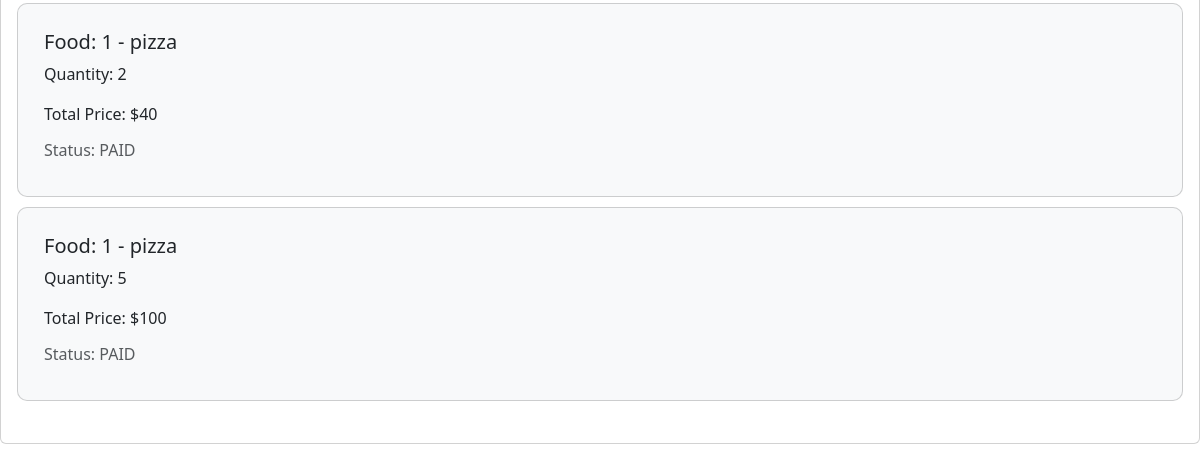
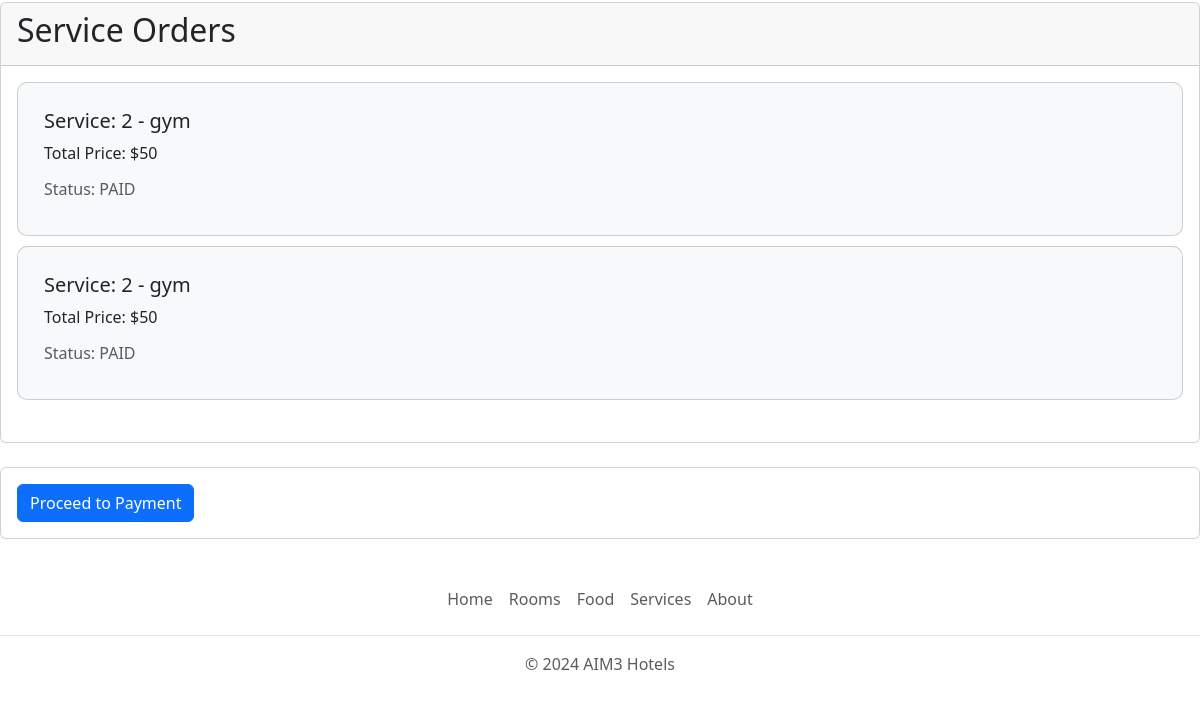
The app's page /dashboard/ (signed in, lower part), older data (2 pictures, top to bottom).
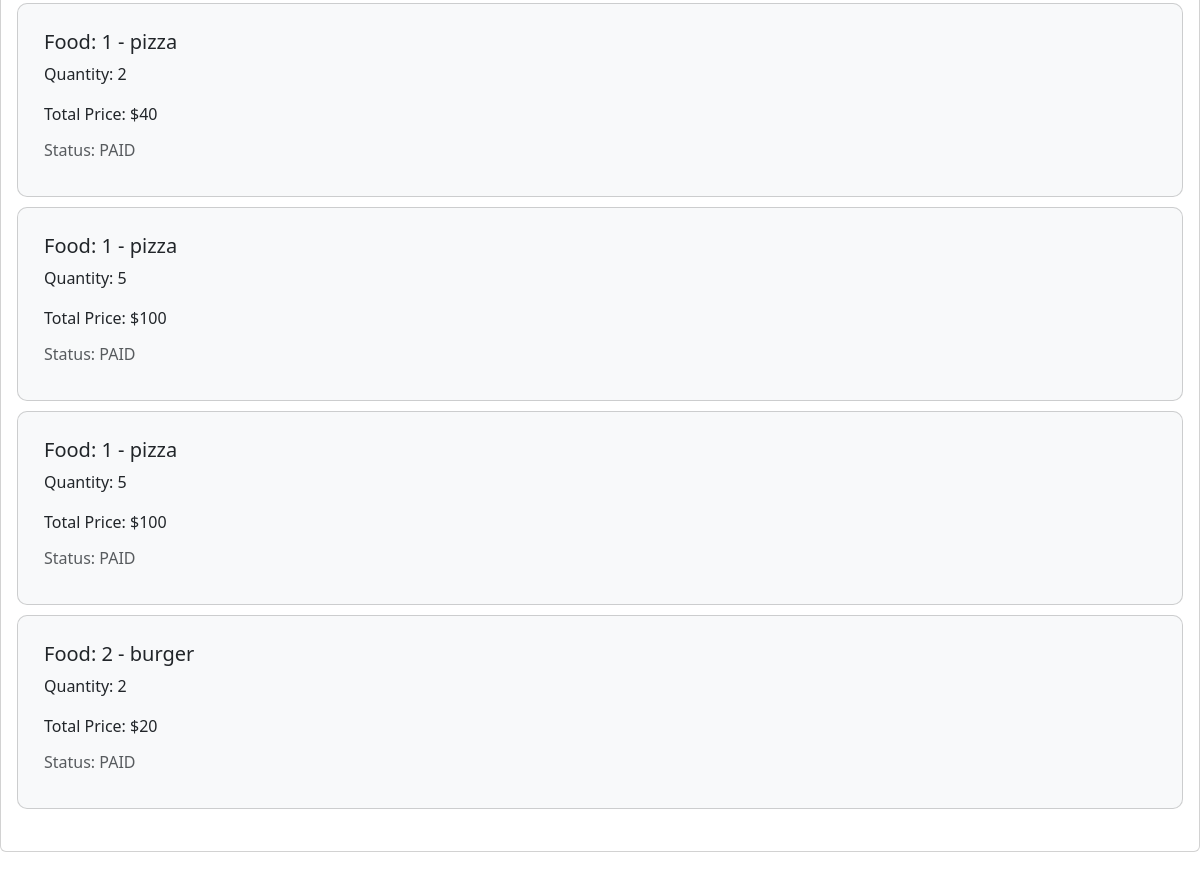
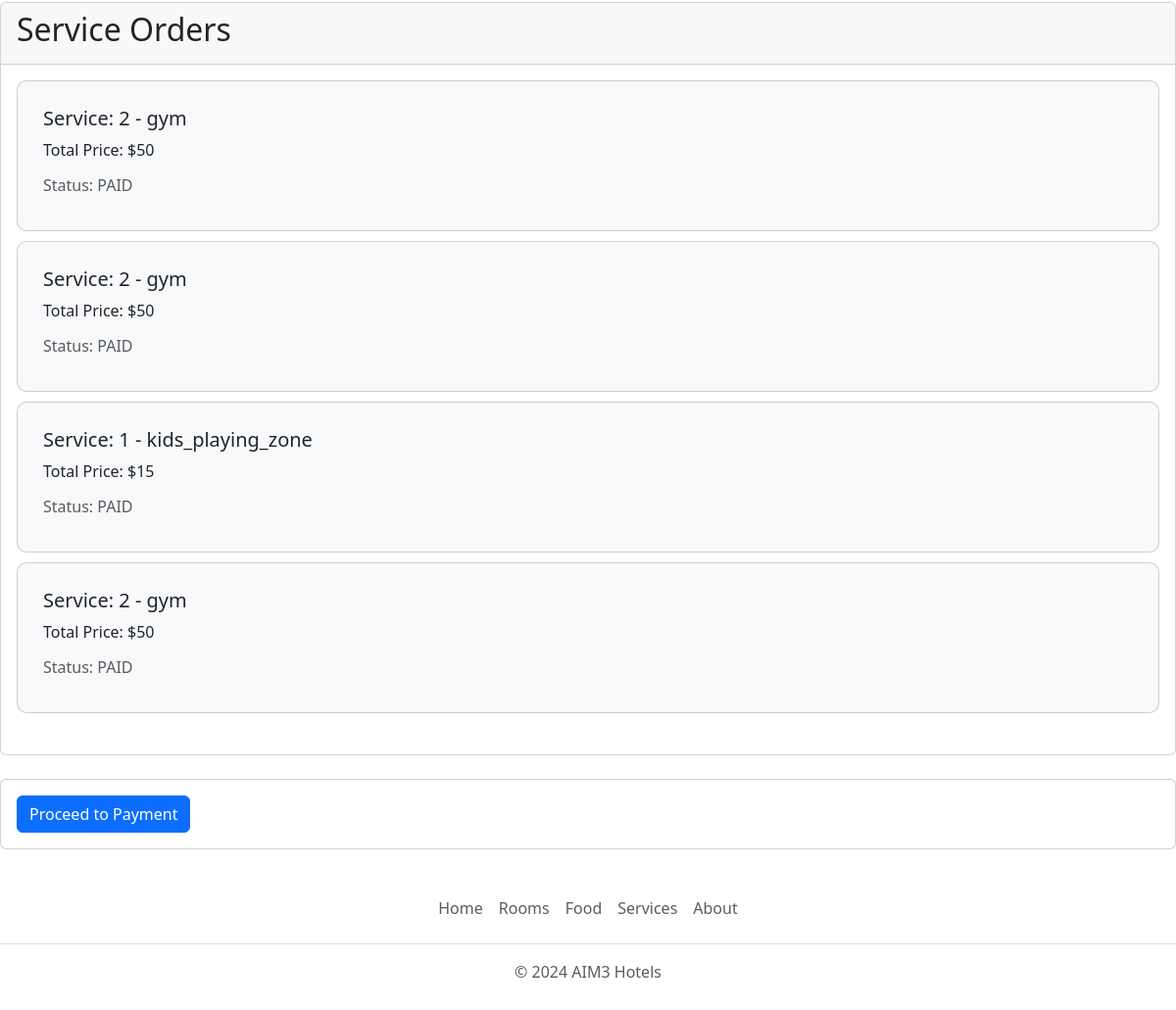
The same page, newer data (2 pictures, top to bottom).
### website/models.py (models this page shows, shortened)
class FoodOrder(models.Model):
    PAID = 'paid'
    UNPAID = 'unpaid'
    PAYMENT_STATUS_CHOICES = [
        (PAID, 'Paid'),
        (UNPAID, 'Unpaid'),
    ]
    payment_status = models.CharField(max_length=10, choices=PAYMENT_STATUS_CHOICES, default=UNPAID)
    food = models.ForeignKey(Food, on_delete=models.CASCADE)
    ordered_by = models.ForeignKey(get_user_model(), on_delete=models.CASCADE)
    quantity = models.IntegerField()
    order_date = models.DateField(default=timezone.now)
    total_price = models.IntegerField()

class Food(models.Model):
    PIZZA = 'pizza'
    BURGER = 'burger'
    PASTA = 'pasta'
    FOOD_TYPES = [
        (PIZZA, 'Pizza'),
        (BURGER, 'Burger'),
        (PASTA, 'Pasta'),
    ]
    food_item_number = models.CharField(max_length=50, unique=True)
    description = models.TextField()
    price = models.DecimalField(max_digits=10, decimal_places=2)
    food_type = models.CharField(max_length=10, choices=FOOD_TYPES)
    def __str__(self):
        return f"{self.food_item_number} - {self.food_type}"

class ServiceOrder(models.Model):
    PAID = 'paid'
    UNPAID = 'unpaid'
    PAYMENT_STATUS_CHOICES = [
        (PAID, 'Paid'),
        (UNPAID, 'Unpaid'),
    ]
    payment_status = models.CharField(max_length=10, choices=PAYMENT_STATUS_CHOICES, default=UNPAID)
    service = models.ForeignKey(Service, on_delete=models.CASCADE)
    ordered_by = models.ForeignKey(get_user_model(), on_delete=models.CASCADE)
    quantity = models.IntegerField()
    order_date = models.DateField(auto_now_add=True)
    total_price = models.IntegerField(null=True)

class Service(models.Model):
    KIDS_PLAYING_ZONE = 'kids_playing_zone'
    GYM = 'gym'
    SWIMMING_POOL = 'swimming_pool'
    GAMING_ZONE = 'gaming_zone'
    BICYCLE_RIDES = 'bicycle_rides'
    TOURIST_BUS = 'tourist_bus'
    SERVICE_TYPES = [
        (KIDS_PLAYING_ZONE, 'Kids Playing Zone'),
        (GYM, 'Gym'),
        (SWIMMING_POOL, 'Swimming Pool'),
        (GAMING_ZONE, 'Gaming Zone'),
        (BICYCLE_RIDES, 'Bicycle Rides'),
        (TOURIST_BUS, 'Tourist Bus'),
    ]
    service_id = models.CharField(max_length=10, unique=True)
    description = models.TextField()
    price = models.DecimalField(max_digits=10, decimal_places=2)
    service_type = models.CharField(max_length=20, choices=SERVICE_TYPES)
    def __str__(self):
        return f"{self.service_id} - {self.service_type}"

### website/views.py (the view)
# urls.py: path('dashboard/', views.dashboard, name='dashboard'),
@login_required
def dashboard(request):
    is_employee = False
    if request.user.is_authenticated:
        try:
            employee = Employee.objects.get(person=request.user)
            is_employee = True
        except Employee.DoesNotExist:
            pass
    if is_employee:
        room_bookings = RoomBooking.objects.all() # SELECT * FROM website_roombooking;
        food_orders = FoodOrder.objects.all() # SELECT * FROM website_foodorder;
        service_orders = ServiceOrder.objects.all() # SELECT * FROM website_serviceorder;
        inventory_items = InventoryItem.objects.all() # SELECT * FROM website_inventoryitems;
        context = {
            'room_bookings': room_bookings,
            'food_orders': food_orders,
            'service_orders': service_orders,
            'inventory_items': inventory_items
        }
        return render(request, 'website/dashboard_employee.html', context)
    else:
        room_bookings = RoomBooking.objects.filter(booked_by=request.user) # SELECT * FROM website_roombooking WHERE booked_by_id = [current_user_id];
        food_orders = FoodOrder.objects.filter(ordered_by=request.user) # SELECT * FROM website_foodorder WHERE ordered_by_id = [current_user_id];
        service_orders = ServiceOrder.objects.filter(ordered_by=request.user) # SELECT * FROM website_serviceorder WHERE ordered_by_id = [current_user_id];
        context = {
            'room_bookings': room_bookings,
            'food_orders': food_orders,
            'service_orders': service_orders,
        }
        return render(request, 'website/dashboard.html', context=context)

### website/templates/website/dashboard.html (shortened to what this page needs)
{% extends "base.html" %}
{% block content %}
<head>
    <link href="https://cdn.jsdelivr.net/npm/bootstrap@5.3.3/dist/css/bootstrap.min.css" rel="stylesheet">
</head>
<body class="container mt-5">
    <div class="card mb-4">
        <div class="card-body">
            {% if food_orders %}
                <div class="list-group mb-3">
                    {% for order in food_orders %}
                        <div class="card booking-item">
                            <div class="card-body">
                                <h5 class="card-title">Food: {{ order.food }}</h5>
                                <p class="card-text">Quantity: {{ order.quantity }}</p>
                                <p class="card-text">Total Price: ${{ order.total_price }}</p>
                                <p class="card-subtitle mb-2 text-muted">Status: {{ order.payment_status.upper }}</p>
                            </div>
                        </div>
                    {% endfor %}
                </div>
            {% else %}
                <p>No food orders.</p>
            {% endif %}
        </div>
    </div>
    <div class="card mb-4">
        <div class="card-header">
            <h2 class="card-title">Service Orders</h2>
        </div>
        <div class="card-body">
            {% if service_orders %}
                <div class="list-group mb-3">
                    {% for order in service_orders %}
                        <div class="card booking-item">
                            <div class="card-body">
                                <h5 class="card-title">Service: {{ order.service }}</h5>
                                <p class="card-text">Total Price: ${{ order.total_price }}</p>
                                <p class="card-subtitle mb-2 text-muted">Status: {{ order.payment_status.upper }}</p>
                            </div>
                        </div>
                    {% endfor %}
                </div>
            {% else %}
                <p>No service orders.</p>
            {% endif %}
        </div>
    </div>
    <div class="card mb-4">
        <div class="card-body">
            <a href="{% url 'payment' %}" class="btn btn-primary">Proceed to Payment</a>
        </div>
    </div>
</body>
</html>
{% endblock %}

### templates/base.html (shortened to what this page needs)
{% load static %}
<html lang="en" class="h-100">
<head>
    <link href="https://cdn.jsdelivr.net/npm/bootstrap@5.3.3/dist/css/bootstrap.min.css" rel="stylesheet">
</head>
<body class="d-flex flex-column h-100">
{% block content %}
{% endblock %}
<footer class="footer mt-auto py-3">
    <ul class="nav justify-content-center border-bottom pb-3 mb-3">
      <li class="nav-item"><a href="{% url 'index' %}" class="nav-link px-2 text-body-secondary">Home</a></li>
      <li class="nav-item"><a href="{% url 'room' %}" class="nav-link px-2 text-body-secondary">Rooms</a></li>
      <li class="nav-item"><a href="{% url 'food' %}" class="nav-link px-2 text-body-secondary">Food</a></li>
      <li class="nav-item"><a href="{% url 'service' %}" class="nav-link px-2 text-body-secondary">Services</a></li>
      <li class="nav-item"><a href="{% url 'about' %}" class="nav-link px-2 text-body-secondary">About</a></li>
    </ul>
    <p class="text-center text-body-secondary">&copy; 2024 AIM3 Hotels</p>
  </footer>
</body>
</html>

### website/templates/website/dashboard.html (style rules this page uses)
.booking-item { background-color: #f8f9fa; border-radius: 10px; padding: 10px; margin-bottom: 10px; }

Row changes from the older to the newer data that the page shows:
added FoodOrder: food "1 - pizza", quantity "5", total_price "100", payment_status "PAID"
added FoodOrder: food "2 - burger", quantity "2", total_price "20", payment_status "PAID"
added ServiceOrder: service "1 - kids_playing_zone", total_price "15", payment_status "PAID"
added ServiceOrder: service "2 - gym", total_price "50", payment_status "PAID"
